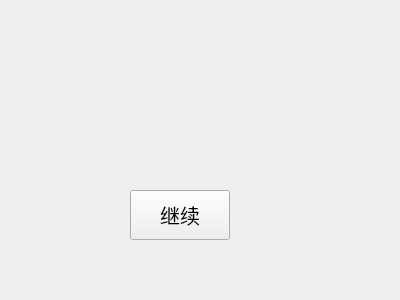
<?xml version="1.0" encoding="UTF-8"?>
<ui version="4.0">
 <class>PPT42</class>
 <widget class="QWidget" name="PPT42">
  <property name="geometry">
   <rect>
    <x>0</x>
    <y>0</y>
    <width>400</width>
    <height>300</height>
   </rect>
  </property>
  <property name="windowTitle">
   <string>Form</string>
  </property>
  <widget class="QPushButton" name="pushButton">
   <property name="geometry">
    <rect>
     <x>130</x>
     <y>190</y>
     <width>100</width>
     <height>50</height>
    </rect>
   </property>
   <property name="font">
    <font>
     <pointsize>15</pointsize>
    </font>
   </property>
   <property name="text">
    <string>继续</string>
   </property>
   <property name="icon">
    <iconset resource="res.qrc">
     <normaloff>:/P1-6/IMAGE/jx (2).jpg</normaloff>:/P1-6/IMAGE/jx (2).jpg</iconset>
   </property>
   <property name="iconSize">
    <size>
     <width>30</width>
     <height>30</height>
    </size>
   </property>
  </widget>
 </widget>
 <resources>
  <include location="res.qrc"/>
 </resources>
 <connections/>
</ui>
